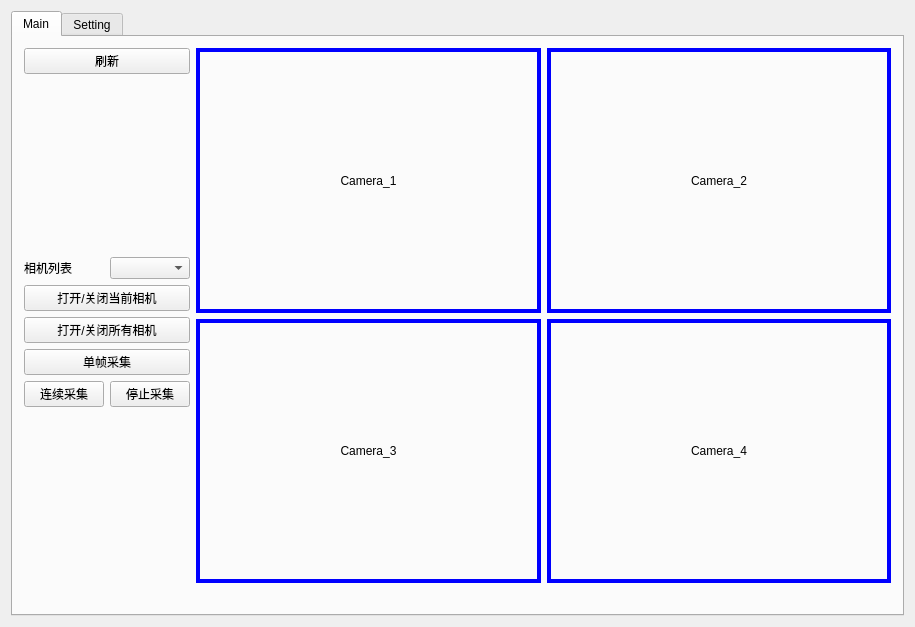
<?xml version="1.0" encoding="UTF-8"?>
<ui version="4.0">
 <class>Camera_op</class>
 <widget class="QWidget" name="Camera_op">
  <property name="geometry">
   <rect>
    <x>0</x>
    <y>0</y>
    <width>915</width>
    <height>627</height>
   </rect>
  </property>
  <property name="windowTitle">
   <string>Camera_op</string>
  </property>
  <layout class="QGridLayout" name="gridLayout">
   <item row="0" column="1">
    <widget class="QTabWidget" name="tabWidget">
     <property name="currentIndex">
      <number>0</number>
     </property>
     <widget class="QWidget" name="Main_tab">
      <attribute name="title">
       <string>Main</string>
      </attribute>
      <layout class="QGridLayout" name="gridLayout_2">
       <item row="0" column="0">
        <layout class="QVBoxLayout" name="verticalLayout_3" stretch="1,0">
         <item>
          <layout class="QHBoxLayout" name="horizontalLayout_4" stretch="0,1">
           <item>
            <layout class="QVBoxLayout" name="verticalLayout_2">
             <item>
              <widget class="QPushButton" name="re_cam">
               <property name="text">
                <string>刷新</string>
               </property>
              </widget>
             </item>
             <item>
              <spacer name="verticalSpacer">
               <property name="orientation">
                <enum>Qt::Vertical</enum>
               </property>
               <property name="sizeHint" stdset="0">
                <size>
                 <width>20</width>
                 <height>40</height>
                </size>
               </property>
              </spacer>
             </item>
             <item>
              <layout class="QHBoxLayout" name="horizontalLayout_3">
               <item>
                <widget class="QLabel" name="Cam_List_text">
                 <property name="text">
                  <string>相机列表</string>
                 </property>
                </widget>
               </item>
               <item>
                <widget class="QComboBox" name="Cam_List"/>
               </item>
              </layout>
             </item>
             <item>
              <widget class="QPushButton" name="Open_new">
               <property name="text">
                <string>打开/关闭当前相机</string>
               </property>
              </widget>
             </item>
             <item>
              <widget class="QPushButton" name="Open_all">
               <property name="text">
                <string>打开/关闭所有相机</string>
               </property>
              </widget>
             </item>
             <item>
              <widget class="QPushButton" name="Sin_Save">
               <property name="text">
                <string>单帧采集</string>
               </property>
              </widget>
             </item>
             <item>
              <layout class="QHBoxLayout" name="horizontalLayout_5">
               <item>
                <widget class="QPushButton" name="Con_Save">
                 <property name="text">
                  <string>连续采集</string>
                 </property>
                </widget>
               </item>
               <item>
                <widget class="QPushButton" name="Con_Save_Stop">
                 <property name="text">
                  <string>停止采集</string>
                 </property>
                </widget>
               </item>
              </layout>
             </item>
             <item>
              <spacer name="verticalSpacer_2">
               <property name="orientation">
                <enum>Qt::Vertical</enum>
               </property>
               <property name="sizeHint" stdset="0">
                <size>
                 <width>20</width>
                 <height>40</height>
                </size>
               </property>
              </spacer>
             </item>
             <item>
              <layout class="QVBoxLayout" name="verticalLayout_4"/>
             </item>
            </layout>
           </item>
           <item>
            <layout class="QVBoxLayout" name="verticalLayout">
             <item>
              <layout class="QHBoxLayout" name="horizontalLayout">
               <item>
                <widget class="QLabel" name="Camera_1">
                 <property name="mouseTracking">
                  <bool>true</bool>
                 </property>
                 <property name="styleSheet">
                  <string notr="true">border:4px solid blue</string>
                 </property>
                 <property name="text">
                  <string>Camera_1</string>
                 </property>
                 <property name="alignment">
                  <set>Qt::AlignCenter</set>
                 </property>
                </widget>
               </item>
               <item>
                <widget class="QLabel" name="Camera_2">
                 <property name="styleSheet">
                  <string notr="true">border:4px solid blue</string>
                 </property>
                 <property name="text">
                  <string>Camera_2</string>
                 </property>
                 <property name="alignment">
                  <set>Qt::AlignCenter</set>
                 </property>
                </widget>
               </item>
              </layout>
             </item>
             <item>
              <layout class="QHBoxLayout" name="horizontalLayout_2">
               <item>
                <widget class="QLabel" name="Camera_3">
                 <property name="styleSheet">
                  <string notr="true">border:4px solid blue</string>
                 </property>
                 <property name="text">
                  <string>Camera_3</string>
                 </property>
                 <property name="alignment">
                  <set>Qt::AlignCenter</set>
                 </property>
                </widget>
               </item>
               <item>
                <widget class="QLabel" name="Camera_4">
                 <property name="styleSheet">
                  <string notr="true">border:4px solid blue</string>
                 </property>
                 <property name="text">
                  <string>Camera_4</string>
                 </property>
                 <property name="alignment">
                  <set>Qt::AlignCenter</set>
                 </property>
                </widget>
               </item>
              </layout>
             </item>
            </layout>
           </item>
          </layout>
         </item>
         <item>
          <widget class="QLabel" name="label">
           <property name="text">
            <string/>
           </property>
          </widget>
         </item>
        </layout>
       </item>
      </layout>
     </widget>
     <widget class="QWidget" name="Set_tab">
      <attribute name="title">
       <string>Setting</string>
      </attribute>
      <layout class="QGridLayout" name="gridLayout_3">
       <item row="0" column="0">
        <layout class="QVBoxLayout" name="verticalLayout_5">
         <item>
          <layout class="QHBoxLayout" name="horizontalLayout_7">
           <item>
            <widget class="QLabel" name="Cam_List_text_2">
             <property name="text">
              <string>相机列表:</string>
             </property>
            </widget>
           </item>
           <item>
            <widget class="QComboBox" name="Cam_List_2"/>
           </item>
          </layout>
         </item>
         <item>
          <layout class="QHBoxLayout" name="horizontalLayout_10">
           <item>
            <widget class="QLabel" name="Cam_List_text_3">
             <property name="text">
              <string>保存盘符:</string>
             </property>
            </widget>
           </item>
           <item>
            <widget class="QComboBox" name="Cam_List_3"/>
           </item>
          </layout>
         </item>
         <item>
          <layout class="QVBoxLayout" name="verticalLayout_6">
           <item>
            <layout class="QHBoxLayout" name="horizontalLayout_11">
             <item>
              <widget class="QLabel" name="Cam_List_text_4">
               <property name="text">
                <string>Cam-1：</string>
               </property>
              </widget>
             </item>
             <item>
              <widget class="QComboBox" name="Cam_List_4"/>
             </item>
            </layout>
           </item>
           <item>
            <layout class="QHBoxLayout" name="horizontalLayout_12">
             <item>
              <widget class="QLabel" name="Cam_List_text_5">
               <property name="text">
                <string>Cam-2：</string>
               </property>
              </widget>
             </item>
             <item>
              <widget class="QComboBox" name="Cam_List_5"/>
             </item>
            </layout>
           </item>
           <item>
            <layout class="QHBoxLayout" name="horizontalLayout_13">
             <item>
              <widget class="QLabel" name="Cam_List_text_6">
               <property name="text">
                <string>Cam-3：</string>
               </property>
              </widget>
             </item>
             <item>
              <widget class="QComboBox" name="Cam_List_6"/>
             </item>
            </layout>
           </item>
           <item>
            <layout class="QHBoxLayout" name="horizontalLayout_14">
             <item>
              <widget class="QLabel" name="Cam_List_text_7">
               <property name="text">
                <string>Cam-4：</string>
               </property>
              </widget>
             </item>
             <item>
              <widget class="QComboBox" name="Cam_List_7"/>
             </item>
            </layout>
           </item>
          </layout>
         </item>
         <item>
          <layout class="QHBoxLayout" name="horizontalLayout_8">
           <item>
            <widget class="QLabel" name="Cam_hz">
             <property name="text">
              <string>帧率：</string>
             </property>
            </widget>
           </item>
           <item>
            <widget class="QLineEdit" name="Cam_hz_in"/>
           </item>
          </layout>
         </item>
         <item>
          <layout class="QHBoxLayout" name="horizontalLayout_9">
           <item>
            <widget class="QLabel" name="Cam_us">
             <property name="text">
              <string>曝光：</string>
             </property>
            </widget>
           </item>
           <item>
            <widget class="QLineEdit" name="Cam_us_in"/>
           </item>
          </layout>
         </item>
         <item>
          <layout class="QHBoxLayout" name="horizontalLayout_6">
           <item>
            <widget class="QPushButton" name="Re_button">
             <property name="text">
              <string>刷新</string>
             </property>
            </widget>
           </item>
           <item>
            <widget class="QPushButton" name="Set_button">
             <property name="text">
              <string>设置</string>
             </property>
            </widget>
           </item>
          </layout>
         </item>
        </layout>
       </item>
       <item row="0" column="1">
        <spacer name="horizontalSpacer">
         <property name="orientation">
          <enum>Qt::Horizontal</enum>
         </property>
         <property name="sizeHint" stdset="0">
          <size>
           <width>40</width>
           <height>20</height>
          </size>
         </property>
        </spacer>
       </item>
       <item row="1" column="0">
        <widget class="QLabel" name="io_set">
         <property name="text">
          <string/>
         </property>
        </widget>
       </item>
      </layout>
     </widget>
    </widget>
   </item>
  </layout>
 </widget>
 <layoutdefault spacing="6" margin="11"/>
 <resources/>
 <connections/>
</ui>
